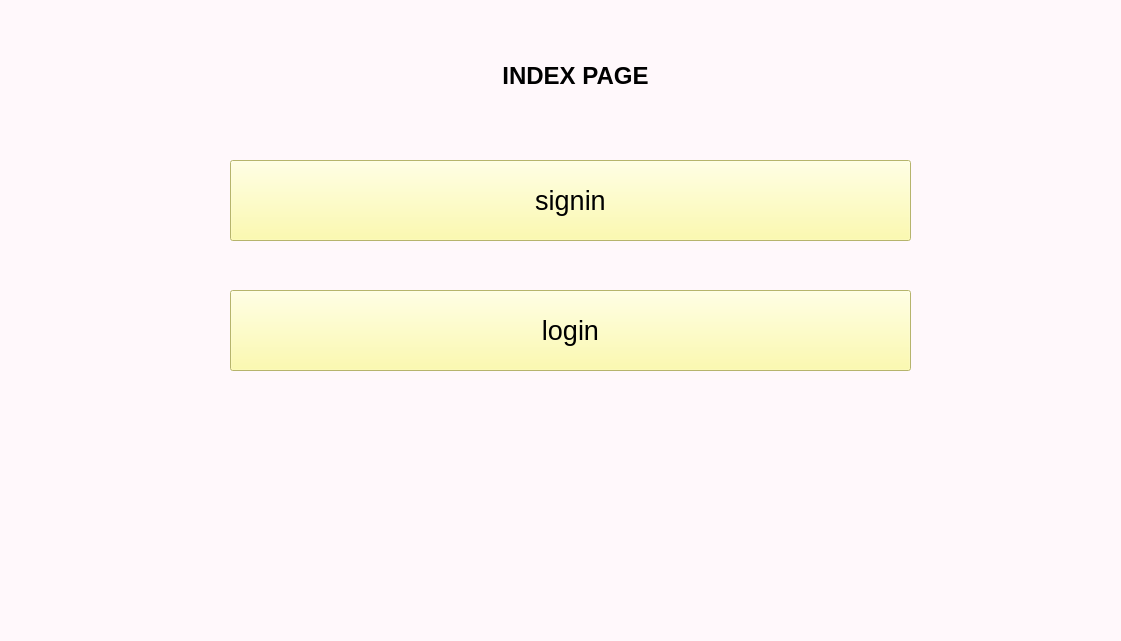
<?xml version="1.0" encoding="UTF-8"?>
<ui version="4.0">
 <class>Form</class>
 <widget class="QWidget" name="Form">
  <property name="geometry">
   <rect>
    <x>0</x>
    <y>0</y>
    <width>1121</width>
    <height>641</height>
   </rect>
  </property>
  <property name="windowTitle">
   <string>Form</string>
  </property>
  <property name="styleSheet">
   <string notr="true">background-color: rgb(255, 248, 251);</string>
  </property>
  <widget class="QLabel" name="label">
   <property name="geometry">
    <rect>
     <x>420</x>
     <y>50</y>
     <width>311</width>
     <height>51</height>
    </rect>
   </property>
   <property name="font">
    <font>
     <pointsize>18</pointsize>
     <weight>75</weight>
     <bold>true</bold>
    </font>
   </property>
   <property name="text">
    <string>INDEX PAGE</string>
   </property>
   <property name="alignment">
    <set>Qt::AlignCenter</set>
   </property>
  </widget>
  <widget class="QPushButton" name="signinButton">
   <property name="geometry">
    <rect>
     <x>230</x>
     <y>160</y>
     <width>681</width>
     <height>81</height>
    </rect>
   </property>
   <property name="font">
    <font>
     <pointsize>20</pointsize>
    </font>
   </property>
   <property name="styleSheet">
    <string notr="true">background-color: rgb(255, 252, 151);</string>
   </property>
   <property name="text">
    <string>signin</string>
   </property>
  </widget>
  <widget class="QPushButton" name="loginButton">
   <property name="geometry">
    <rect>
     <x>230</x>
     <y>290</y>
     <width>681</width>
     <height>81</height>
    </rect>
   </property>
   <property name="font">
    <font>
     <pointsize>20</pointsize>
    </font>
   </property>
   <property name="styleSheet">
    <string notr="true">background-color: rgb(255, 252, 151);</string>
   </property>
   <property name="text">
    <string>login</string>
   </property>
  </widget>
 </widget>
 <resources/>
 <connections/>
</ui>
